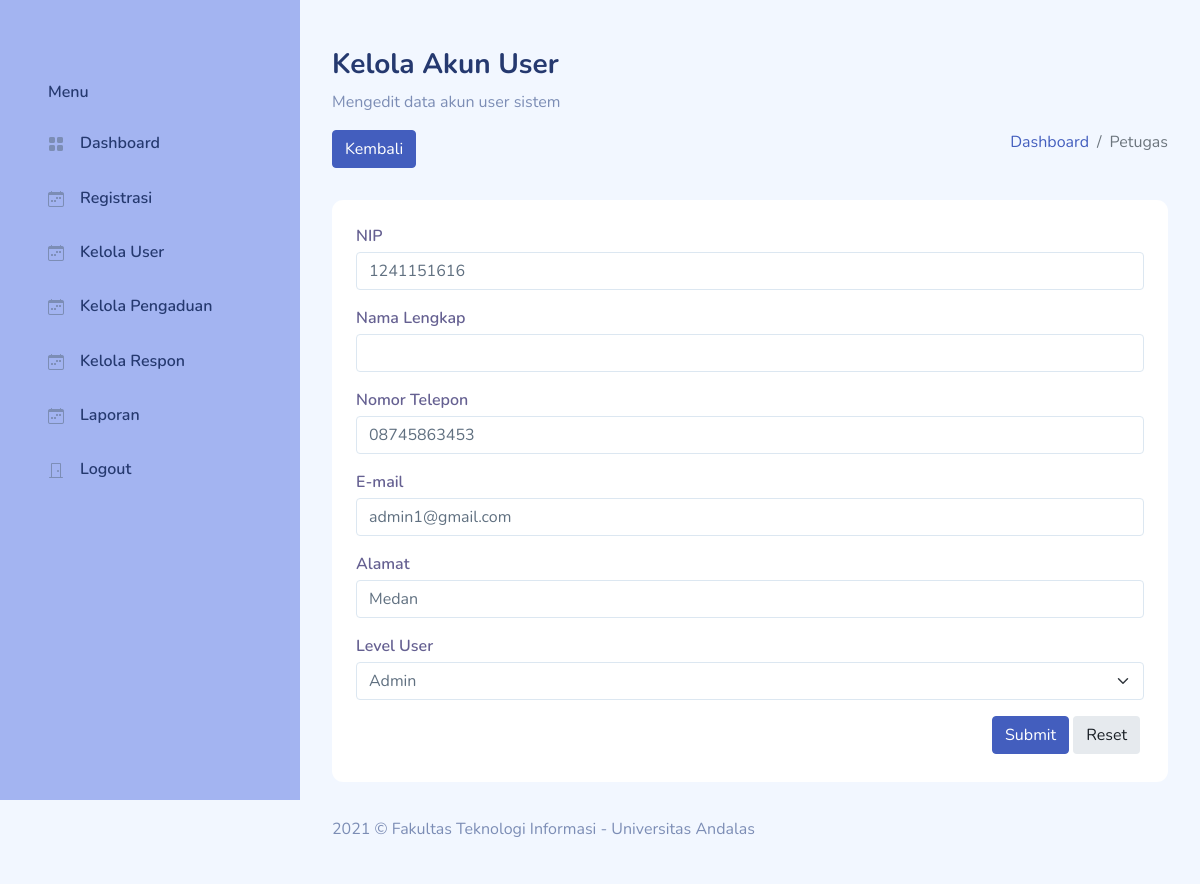
Screenshot of /admin/datauserE.php?id=1241151616 with the database file from the repository.
### tables this page shows
CREATE TABLE `petugas` (
  `nip` varchar(20) NOT NULL,
  `nama_petugas` varchar(30) NOT NULL,
  `password` varchar(255) NOT NULL,
  `no_hp` varchar(13) NOT NULL,
  `level` enum('admin','petugas') NOT NULL,
  `alamat` varchar(40) NOT NULL,
  `email` varchar(50) NOT NULL
);

### admin/datauserE.php (the view, shortened to what this page needs)
<?php include('koneksi.php');
$id = $_GET['id'];
$querySelect = $db->query("SELECT * FROM petugas WHERE nip = '$id'");
$data = mysqli_fetch_assoc($querySelect);
?>
<!DOCTYPE html>
<html lang="en">
<head>
    <link rel="stylesheet" href="../assets/css/bootstrap.css">
    <link rel="stylesheet" href="../assets/vendors/perfect-scrollbar/perfect-scrollbar.css">
    <link rel="stylesheet" href="../assets/vendors/bootstrap-icons/bootstrap-icons.css">
    <link rel="stylesheet" href="../assets/css/app.css">
</head>
<body>
    <div id="app">
        <?php include 'sidebar.php' ?>
        <div id="main">
            <div class="page-heading">
                <div class="page-title">
                    <div class="row">
                        <div class="col-12 col-md-6 order-md-1 order-last">
                            <h3>Kelola Akun User</h3>
                            <p class="text-subtitle text-muted">Mengedit data akun user sistem</p>
                        </div>
                    </div>
                    <div class="col-12 col-md-6 order-md-2 order-first float-end">
                        <nav aria-label="breadcrumb" class="breadcrumb-header float-start float-lg-end">
                            <ol class="breadcrumb">
                                <li class="breadcrumb-item"><a href="index.php">Dashboard</a></li>
                                <li class="breadcrumb-item active" aria-current="page">Petugas</li>
                            </ol>
                        </nav>
                    </div>
                    <a href="registrasi.php" class="btn btn-primary">Kembali</a>
                </div>
            </div>
            <section class="section">
                <div class="card">
                    <div class="card-body">
                        <form class="form form-vertical" method="POST" action="">
                            <div class="form-body">
                                <div class="row">
                                    <div class="col-12">
                                        <div class="form-group mb-3">
                                            <label for="nip" class="mb-1">NIP</label>
                                            <input type="number" id="nip" class="form-control" name="nip" value="<?= $data['nip']; ?>">
                                        </div>
                                    </div>
                                    <div class="col-12">
                                        <div class="form-group mb-3">
                                            <label for="nama_ptg" class="mb-1">Nama Lengkap</label>
                                            <input type="text" id="nama_ptg" class="form-control" name="nama_ptg" value="<?= $data['nama']; ?>">
                                        </div>
                                    </div>
                                    <div class="col-12">
                                        <div class="form-group mb-3">
                                            <label for="notelp_ptg" class="mb-1">Nomor Telepon</label>
                                            <input type="number" id="notelp_ptg" class="form-control" name="notelp_ptg" value="<?= $data['no_hp']; ?>">
                                        </div>
                                    </div>
                                    <div class="col-12">
                                        <div class="form-group mb-3">
                                            <label for="email" class="mb-1">E-mail</label>
                                            <input type="email" id="email" class="form-control" name="email" value="<?= $data['email']; ?>">
                                        </div>
                                    </div>
                                    <div class="col-12">
                                        <div class="form-group mb-3">
                                            <label for="alamat" class="mb-1">Alamat</label>
                                            <input type="text" id="alamat" class="form-control" name="alamat" value="<?= $data['alamat']; ?>">
                                        </div>
                                    </div>
                                    <div class="col-12">
                                        <div class="form-group mb-3">
                                            <label for="level" class="mb-1">Level User</label>
                                            <select class="form-select" id="level" name="level">
                                                <option value="admin" <?php if ($data['level'] == 'admin') echo 'selected' ?>>Admin</option>
                                            </select>
                                        </div>
                                    </div>
                                    <div class="col-12 d-flex justify-content-end">
                                        <button type="submit" class="btn btn-primary me-1 mb-1" name="submit">Submit</button>
                                        <button type="reset" class="btn btn-light-secondary me-1 mb-1">Reset</button>
                                    </div>
                                </div>
                            </div>
                        </form>
                    </div>
                </div>
            </section>
            <footer>
            <div class="footer clearfix mb-0 text-muted">
                <div class="float-start">
                    <p>2021 &copy; Fakultas Teknologi Informasi - Universitas Andalas</p>
                </div>
            </div>
        </footer>
        </div>
    </div>
</body>
</html>

### assets/css/app.css (style rules this page uses)
.btn.btn-light-secondary { background-color:#e6eaee;color:#181e24 }
.btn.btn-danger,.btn.btn-info,.btn.btn-primary,.btn.btn-secondary,.btn.btn-success,.btn.btn-warning { color:#fff }
.card { margin-bottom:2.2rem;border:none }
.card .card-body { padding:1.5rem }
.form-group { margin-bottom:.7rem }
.form-group label { color:rgba(35,28,99,.7);font-weight:600 }
#main { margin-left:300px;padding:2rem }
.page-heading { margin:0 0 2rem }
.page-heading h3 { font-weight:700 }
a { text-decoration:none }

### rows the page displays
petugas: nip "1241151616", notelp_ptg "08745863453", email "admin1@gmail.com", alamat "Medan", level "Admin"
